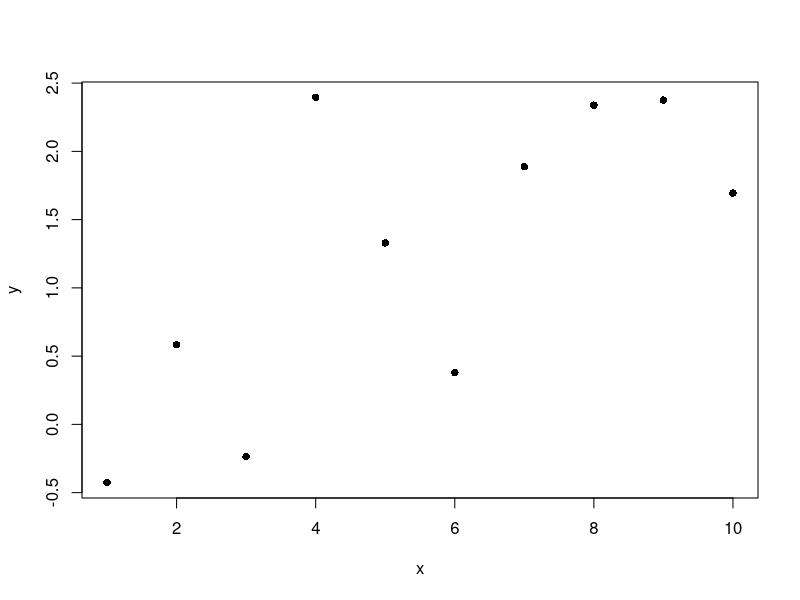
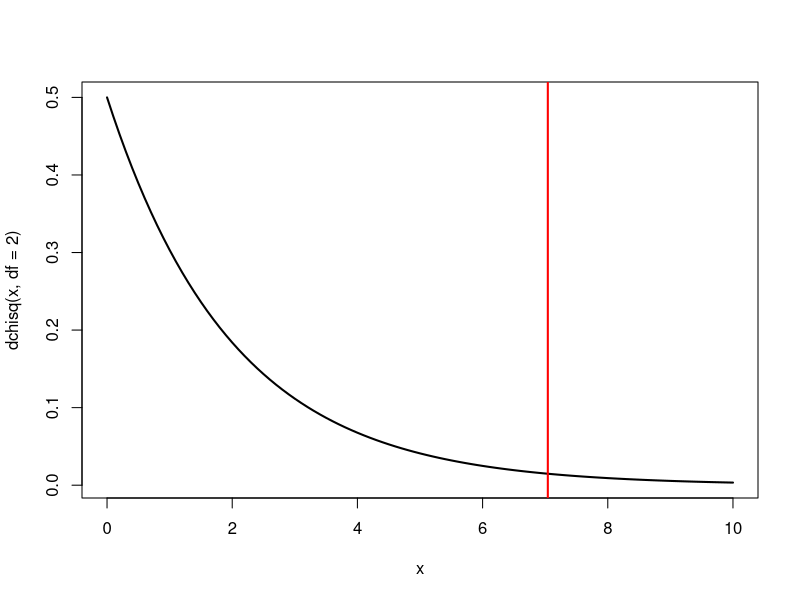
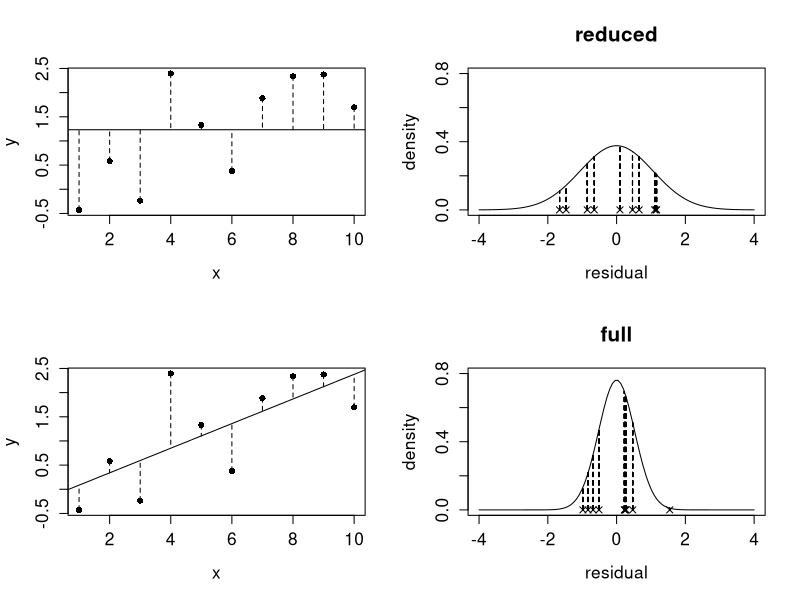
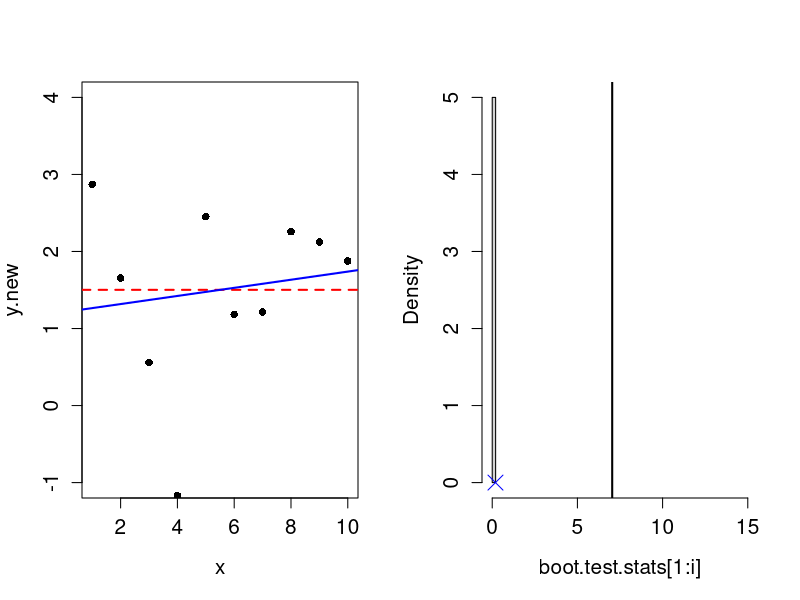
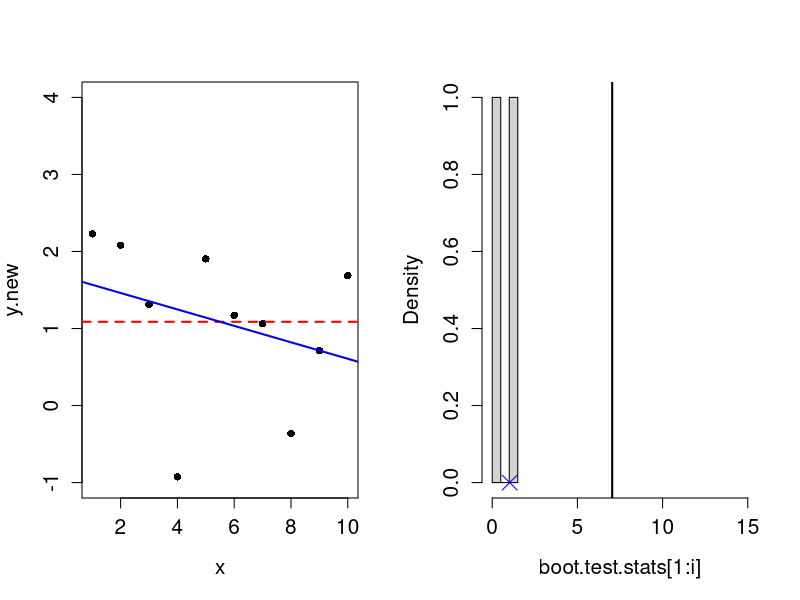
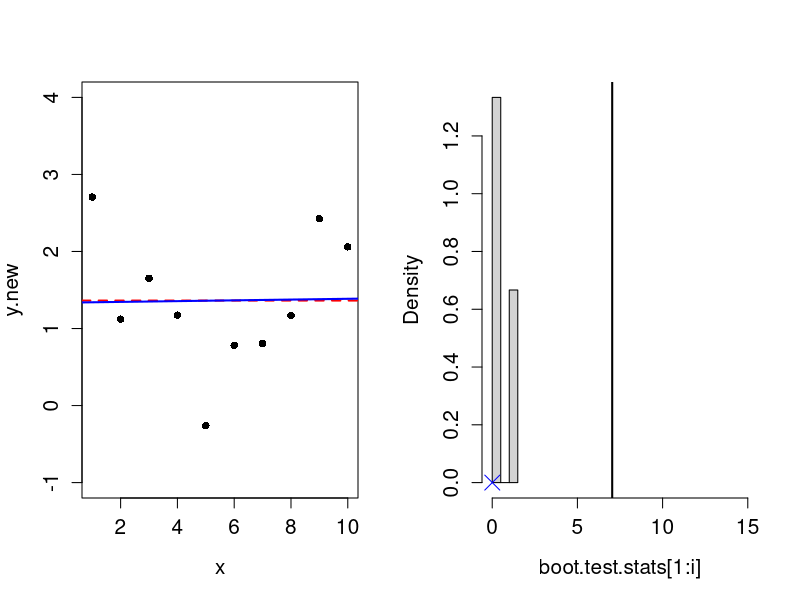
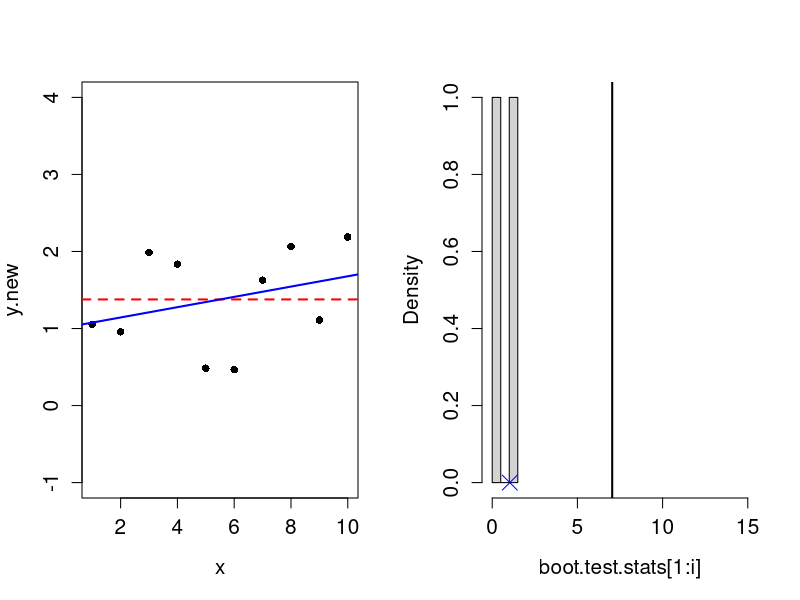
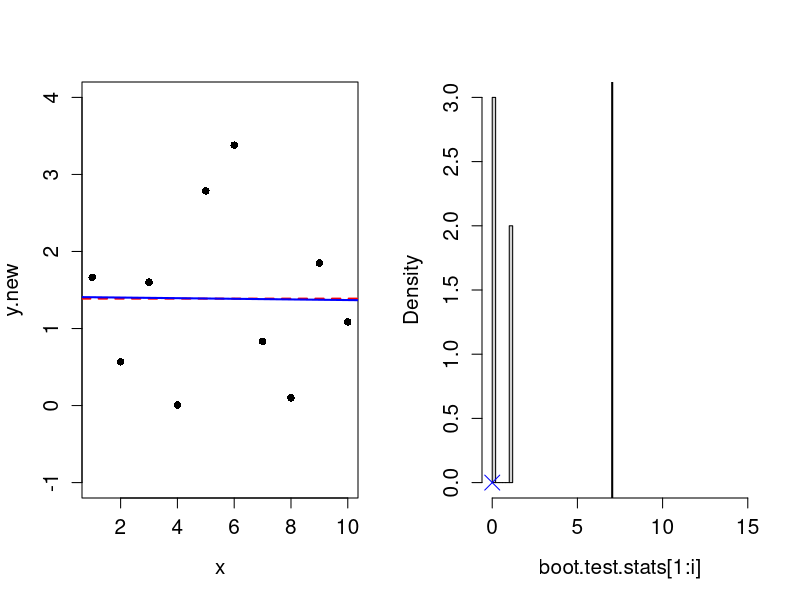

Source code (R) for these figures, in order: (Note: this script raises an error after producing the figures.)


#####################
### Section 4.2.1 ###
#####################

# Example on page 45.

# 1. Generate some data. 
set.seed(1)
n<-10 # the sample size
x<-seq(from=1,to=10,length=n)
y<-0.2*x+rnorm(n) # use this for full model to be true
#y<-rnorm(10) # use this for reduced model to be true
plot(x,y,pch=16)

# 2. Fit the two linear models
lm.full<-lm(y~x)
lm.reduced<-lm(y~1)

# 3. Usual F-test to test H_0: lm.reduced is the true model
anova(lm.reduced,lm.full)

# 4. Compute maximum likelihood estimates for parameters in reduced model
(alpha.mle<-mean(y))
(reduced.sigmasq.mle<-mean((y-alpha.mle)^2))

# compare estimates with those in the fitted model - will they be the same?
lm.reduced$coefficients[1]
summary(lm.reduced)$sigma ^2

# 5. Evaluate the log-likelihood for the reduced model
sum(log(dnorm(y,alpha.mle,reduced.sigmasq.mle^0.5)))

# direct way to get the log likelihood in R. 
logLik(lm.reduced)

# Compute log likelihood for full model
logLik(lm.full)

# 6. Perform the GLRT with chi-sq approximation
(obs.test.statistic<- -2*(logLik(lm.reduced) - logLik(lm.full)))
attributes(obs.test.statistic)<-NULL # get rid of the 'clutter'!

# Calculate the p-value. How does it compare with the p-value in step 3?
1-pchisq(obs.test.statistic,1)

curve(dchisq(x,df=2),from=0,to=10, lwd=2)
abline(v=obs.test.statistic, col="red", lwd=2)


# Plots to visualise why full model gives the higher likelihood
# Full model fits data more closely, so smaller m.l.e for sigma^2
# Estimated error distribution less 'spread out' for full model
# so likelihood terms (the density values at the residuals) will be greater

par(mfrow=c(2,2))
par(ps=15)

# Reduced model and residuals
plot(x,y, pch=16)
abline(lm.reduced)
for(i in 1:10){
	lines(c(x[i],x[i]), c(y[i],fitted(lm.reduced)[i]), lty=2)
}
e<-seq(from=-4,to=4,length=100)

# Estimated error distribution for reduced model
plot(e,dnorm(e,0,reduced.sigmasq.mle),type="l",main="reduced",ylab="density",ylim=c(0,0.8), xlab="residual")
points(residuals(lm.reduced),rep(0,10),pch=4)
for(i in 1:10){
	lines(residuals(lm.reduced), dnorm(residuals(lm.reduced),0,reduced.sigmasq.mle),type="h",lty=2)
}

# Full model and residuals
plot(x,y, pch=16)
abline(lm.full)
for(i in 1:10){
	lines(c(x[i],x[i]), c(y[i],fitted(lm.full)[i]), lty=2)
}
full.sigmasq.mle<-mean(residuals(lm.full)^2)

# Estimated error distribution for full model
plot(e,dnorm(e,0,full.sigmasq.mle),type="l",main="full",ylab="density",ylim=c(0,0.8), xlab="residual")
points(residuals(lm.full),rep(0,10),pch=4)
for(i in 1:10){
	lines(residuals(lm.full), dnorm(residuals(lm.full),0,full.sigmasq.mle),type="h",lty=2)
}


#########################
##### Bootstrapping #####
#########################

# The bootstrap hypothesis test 

# Choose how many test-statistics to sample, and set up a placeholder
N<-200
boot.test.stats<-rep(0,N)

for(i in 1:N){
	
	# Generate new data from the reduced model
	y.new<-unlist(simulate(lm.reduced))
	
	# Fit both models to the new data
	lm.full.new<-lm(y.new~x)
	lm.reduced.new<-lm(y.new~1)
	
	# Calculate the test statistic for the new models
	boot.test.stats[i]<- -2*(logLik(lm.reduced.new) - logLik(lm.full.new))
	par(mfrow=c(1,2))
	plot(x,y.new,ylim=c(-1,4), pch=16)
	abline(lm.reduced.new, col="red",lty=2, lwd=2)
	abline(lm.full.new,col="blue", lwd=2)
	
	hist(boot.test.stats[1:i],prob=T,xlim=c(0,15),main="")
	points(boot.test.stats[i],0,pch=4,col="blue", cex=2)
	abline(v=obs.test.statistic, lwd=2)
	print(c(logLik(lm.reduced.new) , logLik(lm.full.new), -2*(logLik(lm.reduced.new) - logLik(lm.full.new))))
	if(i<10){readline()}
}

# Plot test statistics and chis-sq approximation
par(mfrow=c(1,1))
hist(boot.test.stats,prob=T)
curve(dchisq(x,df=1),from=0,to=20,add=T)
points(obs.test.statistic,0,pch=4,cex=4,col="red")
abline(v = obs.test.statistic, col=2)
# Get the p-value - how many simulated test statstics are larger than the observed one?
# How does the p-value compare with the anova test p-value in step 3?
mean(boot.test.stats>obs.test.statistic)

anova(lm.reduced, lm.full)
#############################################################
# Bootstrapping for confidence intervals for the full model #
#############################################################

# (Computationally, better to do this simultaneously with the hypothesis test)

# Data will be generated from this model
summary(lm.full)

# Choose how many test-statistics to sample, and set up a placeholder
N<-200
boot.parameters<-matrix(0,N,3)

for(i in 1:N){
	
	# Generate new data from the full model
	y.new<-unlist(simulate(lm.full))
	
	# Fit full model to the new data
	lm.full.new<-lm(y.new~x)
	
	# Extract parameter estimates for full model
	boot.parameters[i,1:2]<-lm.full.new$coefficients
	boot.parameters[i,3]<-summary(lm.full.new)$sigma
	par(mfrow=c(2,2))
	plot(x,y.new, ylim=c(-2,5),pch=16)
	abline(lm.full,lty=2,col="red",lwd=2)
	abline(lm.full.new,col="blue")
	
	hist(boot.parameters[1:i,1],prob=T,main="alpha", xlim=c(-2,2))
	abline(v=-.169,col="red",lwd=2)
	points(boot.parameters[i,1],0,pch=4,col="blue")
	
	hist(boot.parameters[1:i,2],prob=T,main="beta", xlim=c(-0.05,0.6))
	abline(v=.255,col="red",lwd=2)
	points(boot.parameters[i,2],0,pch=4,col="blue")
	
	hist(boot.parameters[1:i,3],prob=T,main="sigma", xlim=c(0,2))
	abline(v=0.809,col="red",lwd=2)
	points(boot.parameters[i,3],0,pch=4,col="blue")
	if(i<20){readline()}
	print(i)
	}
	
# Calculate sample confidence intervals
apply(boot.parameters,2,quantile,probs=c(0.025,0.975))

# Alternative CIs for intercept and slope
(boot.m<-apply(boot.parameters[,1:2],2,mean))
(boot.se<-apply(boot.parameters[,1:2],2,sd))
matrix(c(boot.m-2*boot.se,boot.m+2*boot.se),2,2, byrow=T)

# Compare with usual confidence intervals
confint(lm.full)

# boot.m and boot.se are very similar to estimates and standard errors in 
summary(lm.full)$coefficients
# Bootstrap interval is narrower because correct interval uses +/-
qt(0.975,n-2)
# estimated standard errors, rather than +/-2 estimated standard errors. 
# Boostrap CI hasn't accounted for uncertainty in sigma.

# Interval for sigma^2 based on chi-sq distribution
(sigma.CI<-c( ((n-2)/qchisq(0.975,n-2))^0.5*summary(lm.full)$sigma, ((n-2)/qchisq(0.025,n-2))^0.5*summary(lm.full)$sigma))

#########################
# Section 4.2.3 Example #
#########################

library(lme4)
attach(ergoStool) 

(fm.full<-lmer(effort~Type + (1|Subject),ergoStool,REML=F))
logLik(fm.full)

(fm.reduced<-lmer(effort~1 + (1|Subject),ergoStool,REML=F))
logLik(fm.reduced)

# GLRT with chi-squared approximation (not recommended!)
# We need to use ordinary maximum likelihood and not REML here
# The REML likelihood has the term |X^T V X| which is not invariant 
# to reparameterising the fixed effects. To see this, try

(fm1a<-lmer(effort~Type + (1|Subject),ergoStool))
(fm1b<-lmer(effort~Type + (1|Subject), contrasts=list(Type=contr.sum) ,ergoStool))
logLik(fm1a, REML=T)
logLik(fm1b, REML=T)


obs.test.stat<- - 2*(logLik(fm.reduced)-logLik(fm.full)) 
attributes(obs.test.stat)<-NULL

obs.test.stat
1-pchisq(obs.test.stat,3)

# Quick way to do the GLRT
anova(fm.reduced,fm.full)

# If you try to do the GLRT with REML, R will refit the models with ML:
fm.full.reml<-lmer(effort~Type + (1|Subject),ergoStool)
fm.reduced.reml<-lmer(effort~1 + (1|Subject),ergoStool)
anova(fm.full.reml,fm.reduced.reml )

# The anova command on a single command will give you 
# an F-statistic corresponding to an F-test, but no p-value
# For unballanced datasets, cannot work out exact distribution
# of F under null hypothesis.
anova(fm.full)

# Using bootstrapping
N<-100
boot.test.stats<-rep(0,N)

for(i in 1:N){
  new.y<-unlist(simulate(fm.reduced))
  fm.reduced.new<-lmer(new.y~1 + (1|Subject), REML=F)
  fm.full.new<-lmer(new.y~Type + (1|Subject), REML=F)
  boot.test.stats[i]<- -2*(logLik(fm.reduced.new)-logLik(fm.full.new))
  par(mfrow=c(1,2))
  plot(as.numeric(Type),new.y,ylim=c(5,20),pch=16,xaxp=c(1,4,3))
  title(paste("iteration:",i))
  hist(boot.test.stats[1:i],xlim=c(1,40),main="GLRT")
  points(boot.test.stats[i],0,pch=4,col="red", cex=2)
  abline(v=obs.test.stat, lwd=2)
  if(i<10){readline()}
}
# Plot test statistics and chis-sq approximation
par(mfrow=c(1,1))
hist(boot.test.stats,prob=T,xlim=c(0,40),ylim=c(0,0.25))
curve(dchisq(x,df=3),from=0,to=40,add=T,lwd=2)
points(obs.test.stat,0,pch=4,col="red", cex=2)

# Get the p-value - how many simulated test statstics are larger than the observed one?
# How does the p-value compare with the anova test p-value in step 3?
mean(boot.test.stats>obs.test.stat)

#### Bootstrap intervals
fm1<-lmer(effort~Type-1 + (1|Subject),ergoStool)
N<-100 # Needs to be larger, but will take longer to run
fixed.effects<-matrix(0,N,4)
variance.components<-matrix(0,N,2)

for(i in 1:N){
  new.y<- unlist(simulate(fm.full))
  new.fm1 <- lmer(new.y~Type-1 + (1|Subject))
  fixed.effects[i,] <- fixef(new.fm1)
  vc <- VarCorr(new.fm1)
  variance.components[i,]<-c(unlist( lapply(vc, diag) ),attr(vc,"sc")^2)
  
  par(mfrow=c(2,4))
  plot(as.numeric(Type),new.y,ylim=c(5,20), pch=16)
  title(paste("iteration:",i))
  hist(fixed.effects[1:i,1],main="")
  title(expression(mu))
  points(fixed.effects[i,1],0,pch=4,col="red", cex=2)
  
  hist(fixed.effects[1:i,2],main="")
  title(expression(beta[2]))
  points(fixed.effects[i,2],0,pch=4,col="red", cex=2)
  
  hist(fixed.effects[1:i,3],main="")
  title(expression(beta[3]))
  points(fixed.effects[i,3],0,pch=4,col="red", cex=2)
  
  hist(fixed.effects[1:i,4],main="")
  title(expression(beta[4]))
  points(fixed.effects[i,4],0,pch=4,col="red", cex=2)
  
  hist(variance.components[1:i,1]^0.5,main="")
  title(expression(sigma[b]))
  points(variance.components[i,1]^0.5,0,pch=4,col="red", cex=2)
  
  hist(variance.components[1:i,2]^0.5,main="")
  title(expression(sigma))
  points(variance.components[i,2]^0.5,0,pch=4,col="red", cex=2)
  # Element [i,1] is random effect variance
  # Element [i,2] is residual variance
  if(i<10){readline()}}


# Extract bootstrap confidence intervals

apply(fixed.effects,2,quantile,probs=c(0.025,0.975))

apply(variance.components^0.5,2,quantile,probs=c(0.025,0.975))

#################
# Section 4.2.5 #
#################

(fm1<-lmer(score~Machine-1+(1|Worker/Machine),data=Machines))
(fm2<-lmer(score~Machine-1+(1|Worker),data=Machines))

# Test to see if the worker-machine interaction random effects
# are significant
anova(fm1, fm2)

# Can see this in the interaction plot
attach(Machines)
interaction.plot(Machine,Worker,score)


# Compare the more complex model (3.13) against (3.4)
(fm3<-lmer(score~Machine-1+(Machine-1|Worker),data=Machines))
anova(fm3, fm1)
